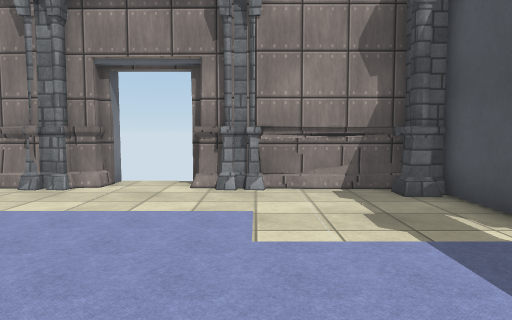
View 1 (above)

17 first-person views from a walk through a scene from a Unity 3-D project. The camera is 1.2 m above the floor, tilts 4° down and sees 70° across. The floor is counted in squares, 1 m on a side. Each view is taken from the middle of a square. On the plan, view 1 faces up. The plan holds only what a view shows up to about 15 squares ahead; the rest is blank. The player character is not drawn. Door leaves are left out, so doorways stand open. Surface patterns are stand-ins for the level's own textures.

View 2
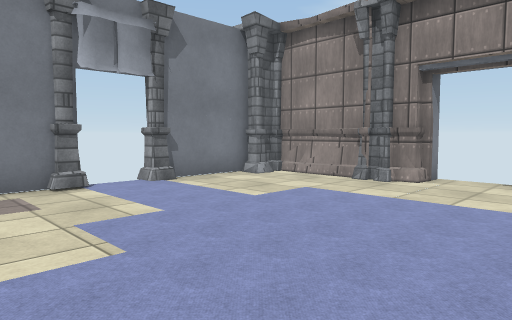

View 3
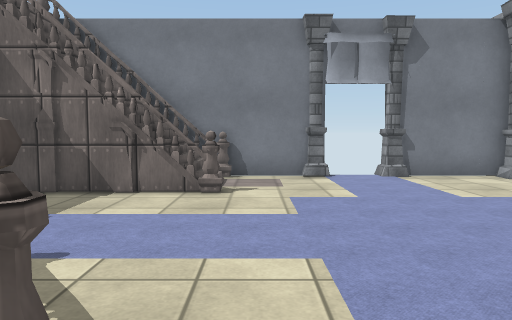

View 4
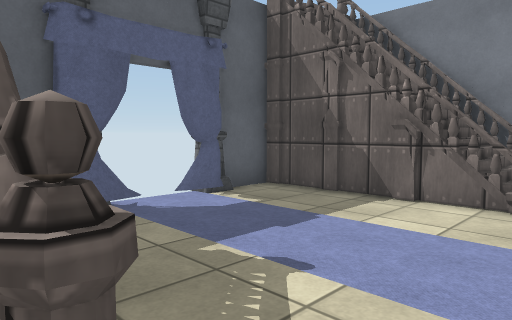

View 5
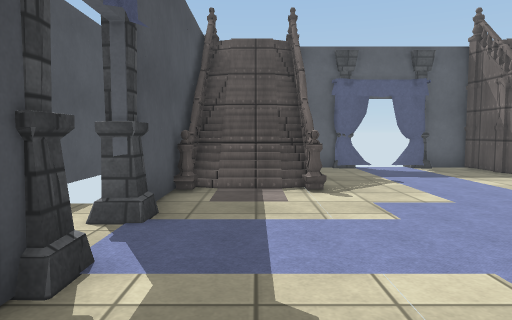

View 6
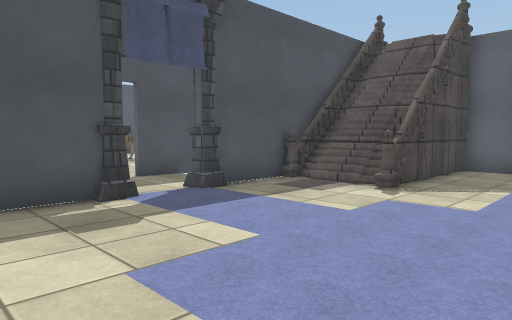

View 7
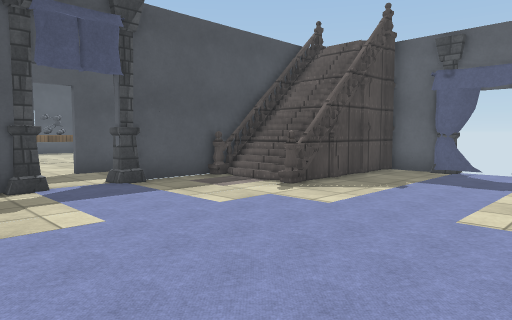

View 8
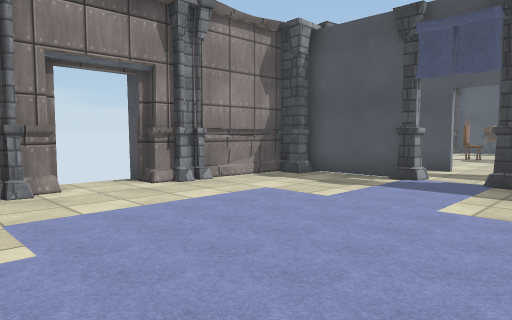

View 9
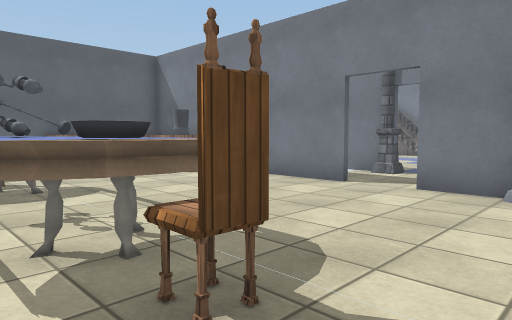

View 10
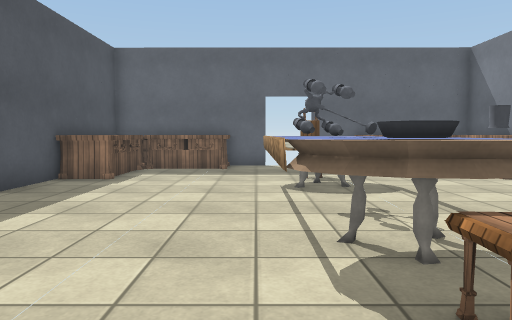

View 11
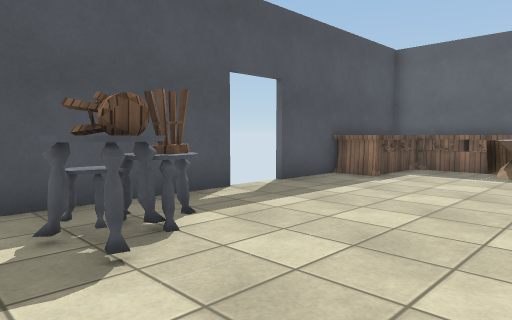

View 12
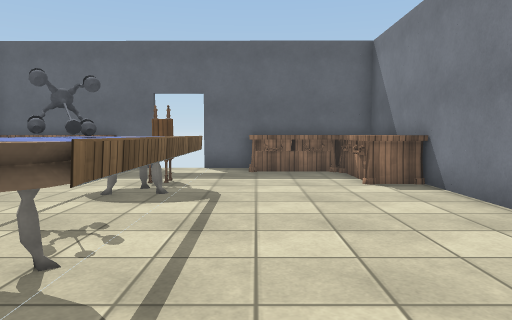

View 13
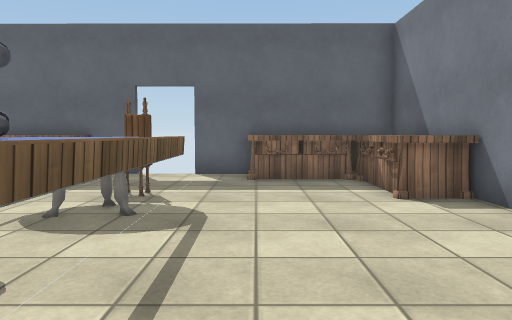

View 14
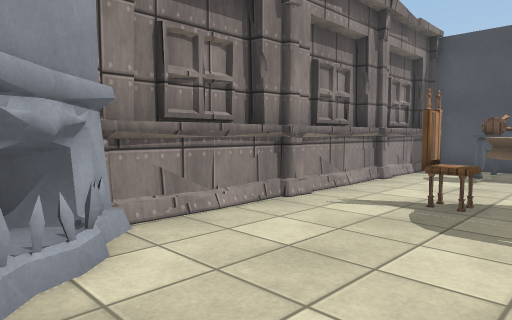

View 15
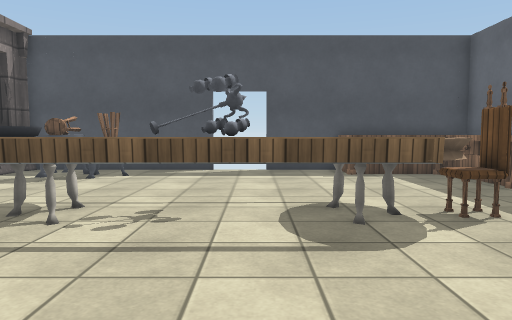

View 16
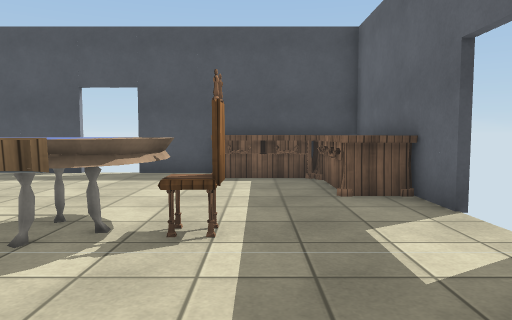

View 17
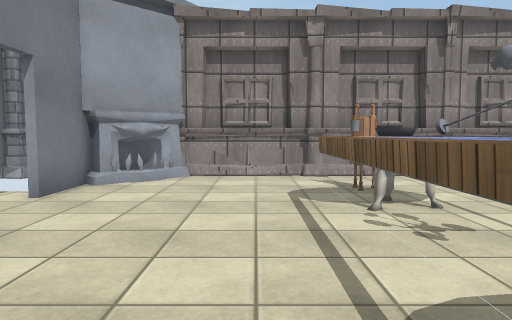

### Floor plan
Key: @ floor where view 1 was taken; # wall or solid block; x gap in a wall; . floor; / step, stairs or slope; D open door; = window, fence, low wall or low ledge; ^ raised ledge; C column; P pillar; U curtain; A cabinet; F fireplace; H chair; B bowl; R rug; N chandelier; S shelf; O other object.
Columns run from 9 left of view 1 to 21 right of it. Each row starts with its distance up from view 1.
  9      #DD#
  8 ######..######  ###############
  7 #C..........C#  #FF...........#
  6 #............#  FF.........H..#
  5 #............#  #.....HH..OHO.#
  4 P............P..#....BBB...HH.#
  3  ....................#BB......#
  2 P............P..#....RRR......#
  1 #............#..#....RRR......
  0 #........@...#  #....RRN......
 -1 #//#......#/=#  #....RBB......#
 -2 #//=......=//#  #....#BB......#
 -3 #//#......#//#  #A....HH....AA#
 -4 ^//#......#//#  AA..........AA#
 -5 ^//=....U.#//=  AA..........AA#
 -6 #= ##PO.P## =#  #SAAA....AAASS#
 -7      O          #SAA##x ##AA###

Where each view was taken, in squares from view 1:
view 1: 0 up, 0 right, facing up
view 2: 1 down, 0 right, facing up-left
view 3: 0 up, 2 right, facing left
view 4: 0 up, 1 right, facing down-left
view 5: 7 up, 2 right, facing down
view 6: 7 up, 3 left, facing down-right
view 7: 6 up, 5 left, facing down-right
view 8: 0 up, 6 left, facing up-right
view 9: 7 up, 15 right, facing down-left
view 10: 7 up, 15 right, facing down
view 11: 7 up, 14 right, facing down-right
view 12: 6 up, 11 right, facing down
view 13: 4 up, 11 right, facing down
view 14: 3 up, 7 right, facing up-right
view 15: 0 up, 8 right, facing right
view 16: 4 down, 9 right, facing right
view 17: 3 down, 11 right, facing up
